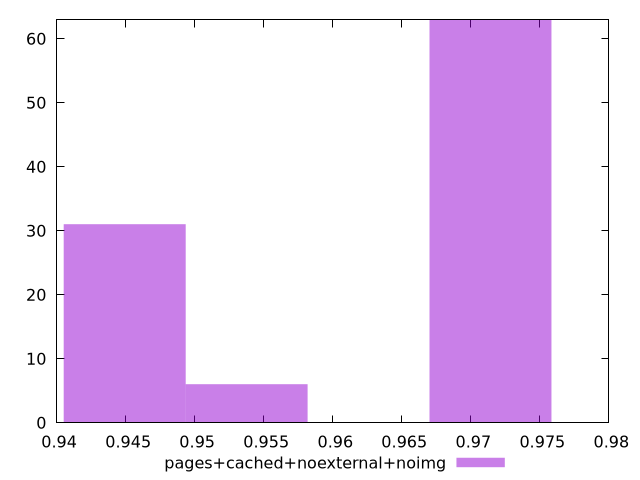

The gnuplot source for this figure:
$_pagesCachedNoexternalNoimg <<EOF
0.9714250145661514 63
0.9449316050779837 31
0.9537627415740395 6
EOF
set key outside below
set terminal pngcairo
set output "report_00005_2020-11-02T22-26-11.212Z/first-contentful-paint/pages+cached+noexternal+noimg//hist.png"
set yrange [0:63]
set boxwidth 0.008831136496055922
set style fill transparent solid 0.5 noborder
plot $_pagesCachedNoexternalNoimg title "pages+cached+noexternal+noimg" with boxes ,
